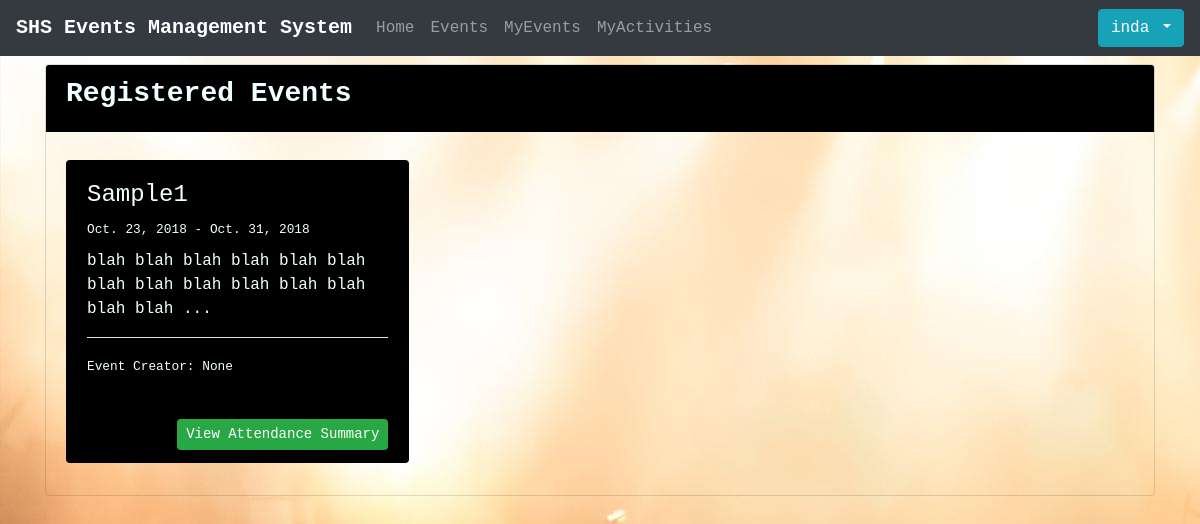
The page /myactivities/ (signed in) on the database as committed earlier.
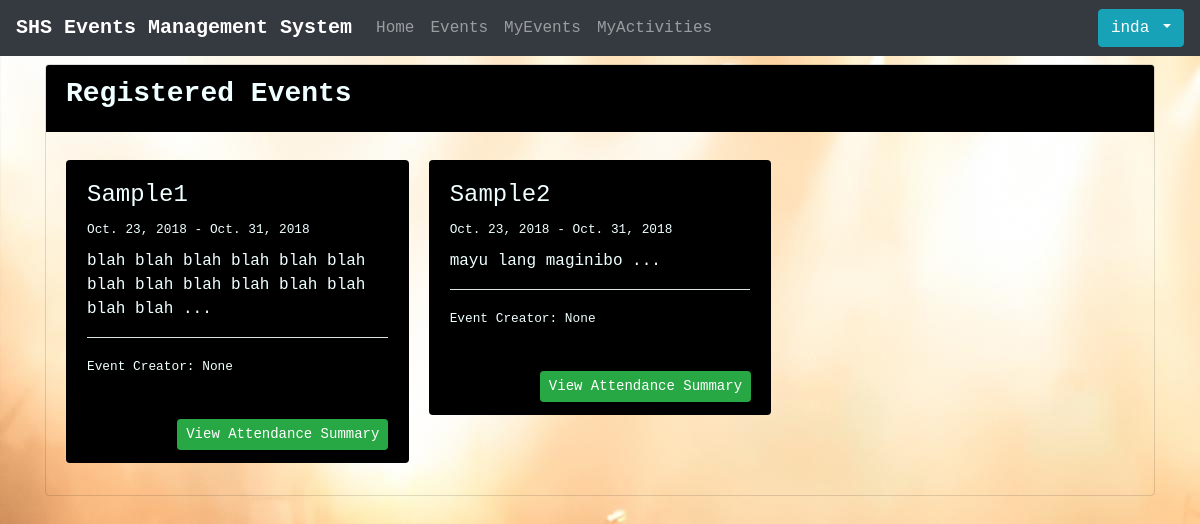
The same page on the database as committed later.
### registrations/models.py (models this page shows, shortened)
class Registration (models.Model):
    class Meta:
        unique_together = ('event', 'participant')
    event = models.ForeignKey(to='events.Event', on_delete = models.CASCADE)
    participant = models.ForeignKey(to='users.Participant', on_delete = models.CASCADE)
    parents_permit = models.FileField("Parent's Permit", upload_to = "uploads/permits/", default = "")
    parents_contact_number = models.CharField("Parent's Contact Number", max_length = 50)
    waiver = models.FileField("Waiver", upload_to = "uploads/waivers/", default = "")
    date_registered = models.DateTimeField("Date/Time Registered", auto_now_add = True)
    status = models.CharField("Status", max_length = 15, default = "Approved")

### events/models.py (models this page shows, shortened)
class Event(models.Model):
    name = models.CharField("Name of Event", max_length=50)
    description = models.TextField("Description", max_length=1000, blank=True)
    max_slots = models.IntegerField("Max Slots", blank=True, null=True)
    date_from = models.DateField("Start Date", null=True)
    date_to = models.DateField("End Date", null=True)
    time_from = models.TimeField("Start Time", null=True)
    time_to = models.TimeField("End Time", null=True)
    venue = models.CharField("Venue", max_length=200, default = '')
    creator = models.ForeignKey(to='users.Participant', on_delete = models.CASCADE, null = True)
    def __str__ (self):
        return self.name

### registrations/views.py (the view)
# urls.py: path("myactivities/", MyActivitiesListView.as_view(), name="activity_list"),
class MyActivitiesListView(LoginRequiredMixin, ListView):
    model = Registration
    template_name = "activity_list.html"
    context_object_name = "activity_list"
    login_url = "login"
    def get_queryset(self):
        qs = super().get_queryset()
        return qs.filter(participant = self.request.user)

### templates/activity_list.html (shortened to what this page needs)
{% extends 'base.html' %}
{% block content %}
<div class="card mt-2" id="head_comp">
    <div class="card-header d-flex w-100 justify-content-between" id="body_comp">
        <h3><strong>Registered Events</strong></h3>
    </div>
    <div class="card-body">
        {% if activity_list %}
        <div class="card-columns mt-2">
            {% for activities in activity_list %}
            <div class="card" id="body_comp">
                <div class="card-body">
                    <h4>{{ activities.event }}</h4>
                    <p class="card-text mb-2"><small>{{ activities.event.date_from }} - {{ activities.event.date_to }}</small></p>
                    <p class="card-text mb-2">{{ activities.event.description | slice:"0:70"}} ...</p>
                    <hr style="background-color:azure">
                    <p class="card-text mb-2"><small>Event Creator: {{ activities.event.creator }} </small></p>
                </div>
                <div class="card-footer">
                    <a href="{% url 'attendance_summary' activities.pk %}" style="margin-left:30%"><button class="btn btn-outline btn-success btn-sm">View
                            Attendance Summary</button></a>
                </div>
            </div>
            {% endfor %}
            {% else %}
            <a href="{% url 'home' %}" class="mt-4 list-group-item list-group-item-action list-group-item-warning">
                There Are No Activities to Display.
            </a>
            {% endif %}
        </div>
    </div>
</div>
{% endblock content %}

Rows that differ between the two databases and show on the page:
added Registration: event "Sample2", event.date_from "Oct. 23, 2018", event.date_to "Oct. 31, 2018", event.description "mayu lang maginibo", event.creator "None"
